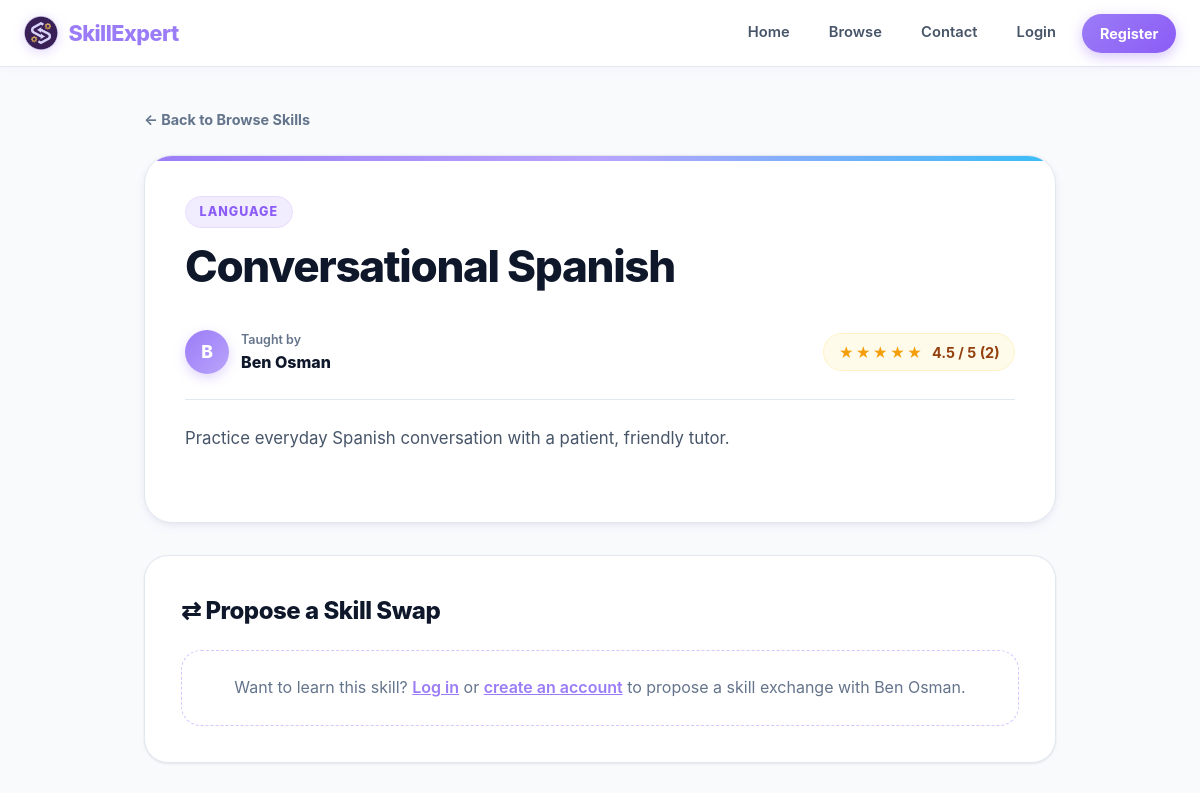
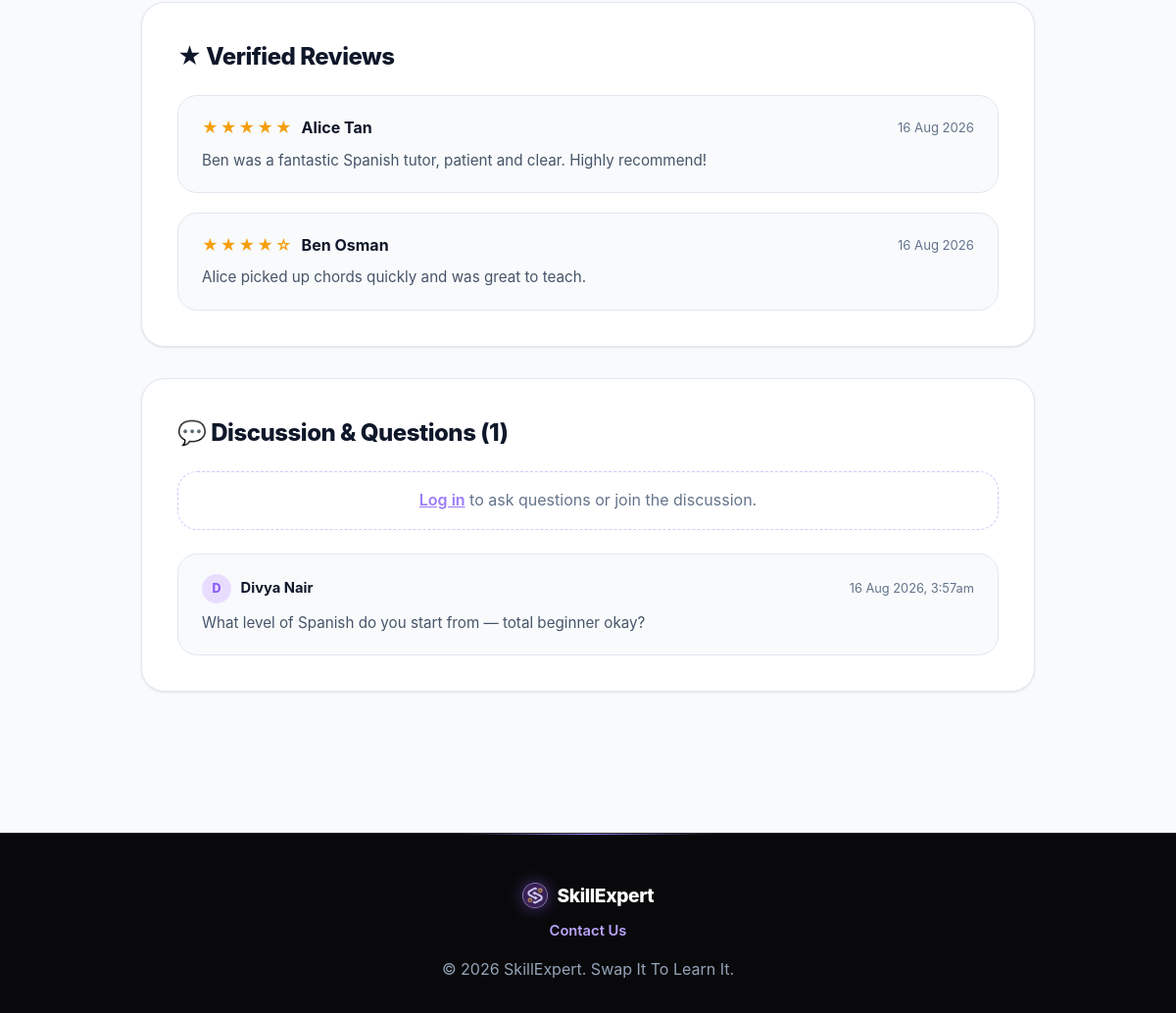
/public/details.php?id=2, run on the app's committed database (2 pictures, top to bottom).
### tables this page shows
CREATE TABLE IF NOT EXISTS skills (
    id INT UNSIGNED NOT NULL AUTO_INCREMENT,
    userId INT UNSIGNED NOT NULL,
    title VARCHAR(150) NOT NULL,
    category VARCHAR(50) NOT NULL,
    description TEXT NOT NULL,
    imagePath VARCHAR(255) DEFAULT NULL,
    createdAt TIMESTAMP NOT NULL DEFAULT CURRENT_TIMESTAMP,

    PRIMARY KEY (id),
    FOREIGN KEY (userId) REFERENCES users(id) ON DELETE CASCADE,  
    INDEX idx_category (category),
    INDEX idx_user (userId)
);

CREATE TABLE IF NOT EXISTS users (
    id INT UNSIGNED NOT NULL AUTO_INCREMENT,
    name VARCHAR(100) NOT NULL,
    email VARCHAR(150) NOT NULL UNIQUE,
    passwordHash VARCHAR(255) NOT NULL,
    creditsBalance INT NOT NULL DEFAULT 0,
    createdAt TIMESTAMP NOT NULL DEFAULT CURRENT_TIMESTAMP,

    PRIMARY KEY (id)
);

CREATE TABLE IF NOT EXISTS reviews (
    id INT UNSIGNED NOT NULL AUTO_INCREMENT,
    swapId INT UNSIGNED NOT NULL,
    userId INT UNSIGNED NOT NULL,
    rating TINYINT UNSIGNED NOT NULL,
    comment TEXT DEFAULT NULL,
    createdAt TIMESTAMP NOT NULL DEFAULT CURRENT_TIMESTAMP,

    PRIMARY KEY (id),
    FOREIGN KEY (swapId) REFERENCES swapRequests(id) ON DELETE CASCADE,
    FOREIGN KEY (userId) REFERENCES users(id) ON DELETE CASCADE,
    UNIQUE KEY unique_review (swapId, userId),
    CHECK (rating BETWEEN 1 AND 5)
);

CREATE TABLE IF NOT EXISTS comments (
    id INT UNSIGNED NOT NULL AUTO_INCREMENT,
    skillId INT UNSIGNED NOT NULL,
    userId INT UNSIGNED NOT NULL,
    commentText TEXT NOT NULL,
    createdAt TIMESTAMP NOT NULL DEFAULT CURRENT_TIMESTAMP,

    PRIMARY KEY (id),
    FOREIGN KEY (skillId) REFERENCES skills(id) ON DELETE CASCADE,
    FOREIGN KEY (userId) REFERENCES users(id) ON DELETE CASCADE,
    INDEX idx_skill (skillId)
);

### includes/swap_functions.php (called while the page is built, shortened)
<?php
function getReviewsForSkill(PDO $pdo, int $skillId): array
{
    $stmt = $pdo->prepare(
        "SELECT rv.*, u.name AS reviewerName
         FROM reviews rv
         JOIN swapRequests sr ON rv.swapId = sr.id
         JOIN users u         ON rv.userId = u.id
         WHERE sr.skillId = ?
         ORDER BY rv.createdAt DESC"
    );
    $stmt->execute([$skillId]);
    return $stmt->fetchAll();
}
function getSkillRatingSummary(PDO $pdo, int $skillId): array
{
    $stmt = $pdo->prepare(
        "SELECT ROUND(AVG(rv.rating), 1) AS avgRating, COUNT(*) AS reviewCount
         FROM reviews rv
         JOIN swapRequests sr ON rv.swapId = sr.id
         WHERE sr.skillId = ?"
    );
    $stmt->execute([$skillId]);
    $row = $stmt->fetch();
    return [
        'avgRating'   => $row['avgRating'] !== null ? (float) $row['avgRating'] : null,
        'reviewCount' => (int) $row['reviewCount'],
    ];
}
function getCommentsForSkill(PDO $pdo, int $skillId): array
{
    $stmt = $pdo->prepare(
        "SELECT c.*, u.name AS authorName
         FROM comments c
         JOIN users u ON c.userId = u.id
         WHERE c.skillId = ?
         ORDER BY c.createdAt ASC"
    );
    $stmt->execute([$skillId]);
    return $stmt->fetchAll();
}
function renderStars(int $rating): string
{
    $rating = max(0, min(5, $rating));
    return str_repeat('★', $rating) . str_repeat('☆', 5 - $rating);
}

### public/details.php (the view, shortened to what this page needs)
<?php
require_once __DIR__ . '/../config/db.php';
require_once __DIR__ . '/../includes/swap_functions.php';
$isLoggedIn    = isset($_SESSION['user_id']);
$currentUserId = $isLoggedIn ? (int) $_SESSION['user_id'] : null;
$skillId = filter_input(INPUT_GET, 'id', FILTER_VALIDATE_INT);
$skill = false;
if ($skillId) {
    $stmt = $pdo->prepare(
        "SELECT sk.*, u.name AS teacherName
         FROM skills sk
         JOIN users u ON sk.userId = u.id
         WHERE sk.id = ?
         LIMIT 1"
    );
    $stmt->execute([$skillId]);
    $skill = $stmt->fetch();
}
$isOwner       = false;
$reviews       = [];
$ratingSummary = ['avgRating' => null, 'reviewCount' => 0];
$comments      = [];
if ($skill) {
    $isOwner = $isLoggedIn && ((int) $skill['userId'] === $currentUserId);
    $reviews       = getReviewsForSkill($pdo, (int) $skill['id']);
    $ratingSummary = getSkillRatingSummary($pdo, (int) $skill['id']);
    $comments      = getCommentsForSkill($pdo, (int) $skill['id']);
}
require_once __DIR__ . '/../includes/header.php';
?>
<link rel="stylesheet" href="/main/assets/css/details.css?v=<?php echo filemtime(__DIR__ . '/../assets/css/details.css'); ?>">
<div class="details-page">
    <a href="/main/public/browse.php" class="back-link">
        ← Back to Browse Skills
    </a>
    <?php if (!$skill): ?>
        <div class="empty-state">
            <h2>Skill Not Found</h2>
            <p class="mt-1">The skill listing you requested might have been removed or does not exist.</p>
            <p class="mt-3"><a href="/main/public/browse.php" class="btn btn-primary">Browse Available Skills</a></p>
        </div>
    <?php else: ?>
        <article class="skill-detail-card" id="skill-<?php echo (int) $skill['id']; ?>">
            <div class="skill-detail-header">
                <div>
                    <span class="skill-category-tag"><?php echo htmlspecialchars($skill['category']); ?></span>
                    <h1><?php echo htmlspecialchars($skill['title']); ?></h1>
                </div>
            </div>
            <div class="skill-teacher-bar">
                <div class="teacher-avatar-lg">
                    <?php echo htmlspecialchars(mb_substr($skill['teacherName'], 0, 1)); ?>
                </div>
                <div class="teacher-info-wrap">
                    <span class="teacher-label">Taught by</span>
                    <span class="teacher-name-lg"><?php echo htmlspecialchars($skill['teacherName']); ?></span>
                </div>
                <?php if (!empty($ratingSummary['reviewCount'])): ?>
                    <div class="skill-rating-summary push-left-auto">
                        <span class="stars" aria-hidden="true"><?php echo renderStars((int) round($ratingSummary['avgRating'])); ?></span>
                        <span><?php echo htmlspecialchars((string) $ratingSummary['avgRating']); ?> / 5 (<?php echo (int) $ratingSummary['reviewCount']; ?>)</span>
                    </div>
                <?php endif; ?>
            </div>
            <div class="skill-description-box">
                <p><?php echo nl2br(htmlspecialchars($skill['description'])); ?></p>
            </div>
        </article>
        <section class="detail-section-card">
            <h2>⇄ Propose a Skill Swap</h2>
            <?php if ($isOwner): ?>
                <div class="empty-state compact">
                    <p>This is your own skill listing. You can manage incoming requests from your <a href="/main/public/swaps.php">My Swaps</a> dashboard.</p>
                </div>
            <?php elseif (!$isLoggedIn): ?>
                <div class="empty-state compact">
                    <p>Want to learn this skill? <a href="/main/auth/login.php">Log in</a> or <a href="/main/auth/register.php">create an account</a> to propose a skill exchange with <?php echo htmlspecialchars($skill['teacherName']); ?>.</p>
                </div>
            <?php endif; ?>
        </section>
        <section class="detail-section-card" id="reviews">
            <h2>★ Verified Reviews</h2>
            <?php if (empty($reviews)): ?>
                <div class="empty-state compact">
                    <p>No reviews yet. Reviews are unlocked once members complete an exchange for this skill.</p>
                </div>
            <?php else: ?>
                <ul class="review-list">
                    <?php foreach ($reviews as $review): ?>
                        <li class="review-item">
                            <div class="review-header">
                                <div class="review-reviewer">
                                    <span class="stars" aria-hidden="true"><?php echo renderStars((int) $review['rating']); ?></span>
                                    <span><?php echo htmlspecialchars($review['reviewerName']); ?></span>
                                </div>
                                <span class="review-date"><?php echo htmlspecialchars(date('d M Y', strtotime($review['createdAt']))); ?></span>
                            </div>
                            <?php if (!empty($review['comment'])): ?>
                                <p class="review-comment"><?php echo nl2br(htmlspecialchars($review['comment'])); ?></p>
                            <?php endif; ?>
                        </li>
                    <?php endforeach; ?>
                </ul>
            <?php endif; ?>
        </section>
        <section class="detail-section-card" id="comments">
            <h2>💬 Discussion & Questions (<?php echo count($comments); ?>)</h2>
            <?php if ($isLoggedIn): ?>
                <form method="POST" action="/main/actions/comment_submit.php" class="comment-form">
                    <input type="hidden" name="skill_id" value="<?php echo (int) $skill['id']; ?>">
                    <label for="comment-text" class="sr-only-label">Add a question or comment</label>
                    <textarea
                        name="comment_text"
                        id="comment-text"
                        maxlength="1000"
                        placeholder="Ask a question about this skill or schedule..."
                        required
                    ></textarea>
                    <div>
                        <button type="submit" class="btn btn-primary">Post Comment</button>
                    </div>
                </form>
            <?php else: ?>
                <div class="empty-state small mb-4">
                    <p><a href="/main/auth/login.php">Log in</a> to ask questions or join the discussion.</p>
                </div>
            <?php endif; ?>
            <?php if (empty($comments)): ?>
                <div class="empty-state compact">
                    <p>No questions posted yet. Be the first to ask about this skill!</p>
                </div>
            <?php else: ?>
                <ul class="comment-list">
                    <?php foreach ($comments as $comment): ?>
                        <li class="comment-item">
                            <div class="comment-header">
                                <div class="comment-author-wrap">
                                    <div class="comment-avatar">
                                        <?php echo htmlspecialchars(mb_substr($comment['authorName'], 0, 1)); ?>
                                    </div>
                                    <strong class="comment-author"><?php echo htmlspecialchars($comment['authorName']); ?></strong>
                                </div>
                                <span class="comment-date"><?php echo htmlspecialchars(date('d M Y, g:ia', strtotime($comment['createdAt']))); ?></span>
                            </div>
                            <p class="comment-text"><?php echo nl2br(htmlspecialchars($comment['commentText'])); ?></p>
                        </li>
                    <?php endforeach; ?>
                </ul>
            <?php endif; ?>
        </section>
    <?php endif; ?>
</div>
<?php require_once __DIR__ . '/../includes/footer.php'; ?>

### assets/css/style.css (style rules this page uses)
:root { --primary-color: #9b7cf7; --primary-hover: #8b5cf6; --primary-active: #7c3aed; --primary-light: #b9a4fb; --primary-lighter: #d8ccff; --primary-soft: #f1edff; --lavender-100: #f5f1ff; --lavender-200: #e9ddff; --lavender-300: #d8c4fe; --primary-glow: rgba(155, 124, 247, 0.35); --primary-glow-subtle: rgba(155, 124, 247, 0.12); --secondary-color: #38bdf8; --accent-gold: #f59e0b; --dark-bg: #09090b; --dark-surface: #111115; --dark-card: #18181b; --dark-border: #27272a; --light-bg: #f8fafc; --light-surface: #ffffff; --card-bg: #ffffff; --text-primary: #0f172a; --text-secondary: #475569; --text-muted: #64748b; --text-light: #f1f5f9; --border-color: #e2e8f0; --border-hover: #cbd5e1; --shadow-sm: 0 1px 3px rgba(15, 23, 42, 0.06), 0 1px 2px rgba(15, 23, 42, 0.04); --shadow-md: 0 4px 12px -2px rgba(139, 92, 246, 0.08), 0 2px 6px -1px rgba(15, 23, 42, 0.06); --shadow-lg: 0 12px 24px -4px rgba(139, 92, 246, 0.12), 0 4px 8px -2px rgba(15, 23, 42, 0.04); --shadow-purple: 0 10px 30px -5px rgba(139, 92, 246, 0.25); --radius-sm: 8px; --radius-md: 12px; --radius-lg: 20px; --radius-full: 9999px; --transition: all 0.25s cubic-bezier(0.16, 1, 0.3, 1); --module-hero-bg: radial-gradient(circle at 20% 10%, rgba(155, 124, 247, 0.34), transparent 32%), linear-gradient(135deg, #151022 0%, #09090b 70%); --module-card-bg: rgba(255, 255, 255, 0.94); }
* { box-sizing: border-box; margin: 0; padding: 0; }
html { scroll-behavior: smooth; }
body { font-family: 'Inter', system-ui, -apple-system, BlinkMacSystemFont, 'Segoe UI', Roboto, sans-serif; color: var(--text-primary); background-color: var(--light-bg); line-height: 1.6; -webkit-font-smoothing: antialiased; }
a { color: var(--primary-color); text-decoration: none; transition: var(--transition); }

### assets/css/components.css (style rules this page uses)
.empty-state { text-align: center; padding: 3rem 1.5rem; color: var(--text-muted); font-size: 1rem; background: var(--light-surface); border-radius: var(--radius-lg); border: 1px dashed var(--lavender-300); }
.empty-state a { color: var(--primary-color); font-weight: 600; text-decoration: underline; }
.mb-4 { margin-bottom: 1.5rem; }
.empty-state.compact { padding: 1.5rem; }
.empty-state.small { padding: 1rem; }
.push-left-auto { margin-left: auto; }

### data on the page
skills: category "LANGUAGE", title "Conversational Spanish", userId.name "B", userId.name "Ben Osman", description "Practice everyday Spanish conversation with a patient, friendly tutor."
reviews: rating "★★★★★", userId.name "Alice Tan", createdAt "16 Aug 2026", comment "Ben was a fantastic Spanish tutor, patient and clear. Highly recommend!"
reviews: rating "★★★★☆", userId.name "Ben Osman", createdAt "16 Aug 2026", comment "Alice picked up chords quickly and was great to teach."
comments: userId.name "D", userId.name "Divya Nair", createdAt "16 Aug 2026, 3:57am", commentText "What level of Spanish do you start from — total beginner okay?"

### other printed values
renderStars((int) round($ratingSummary['avgRating'])) "★★★★★"
$ratingSummary['avgRating'] "4.5"
$ratingSummary['reviewCount'] "2"
count($comments) "1"
